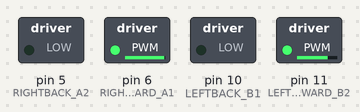
Bench run of a sketch on a simulated Arduino Uno, built with avr-gcc and run on an emulated ATmega328P. Parts: switched loads named in the sketch (green lamp = pin HIGH).

Above: at 0.05 s.
At 8.15 s:
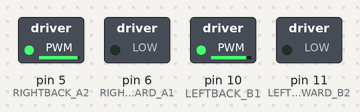
At 12.25 s:
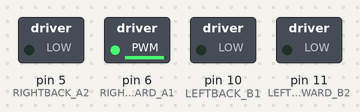
At 14.45 s:
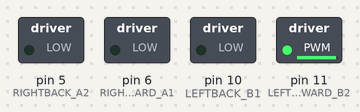
At 16.25 s:
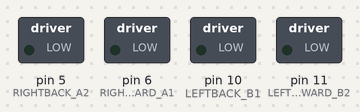
Timing chart, 0 to 21.2 s (numbered marks = the images above):
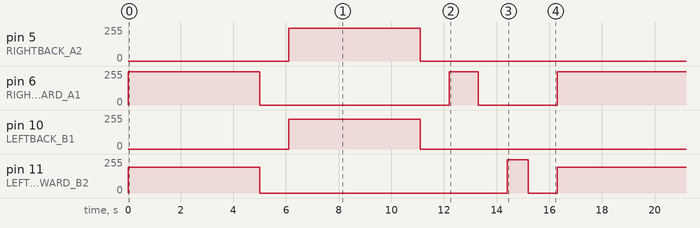

The sketch:

moving_function2.ino
```cpp
const int RIGHTFORWARD_A1 = 6;  // right forward
const int RIGHTBACK_A2 = 5;  // right back
const int LEFTBACK_B1 = 10; // left back
const int LEFTFORWARD_B2 = 11;  //left forward

void MoveForward();     // Move forwards
void MoveBackward();    // Move backwards
void TurnL();           // Turn on its axis 90 degrees Left
void TurnR();           // Turn on its axis 90 degrees Right
void stop();            // Stops  all the wheels


void setup() {
  pinMode(RIGHTFORWARD_A1, OUTPUT);
  pinMode(RIGHTBACK_A2, OUTPUT);
  pinMode(LEFTBACK_B1, OUTPUT);
  pinMode(LEFTFORWARD_B2, OUTPUT);
}


void loop() {
  MoveForward();
  stop();
  MoveBackward();
  stop();
  TurnL();
  stop();
  TurnR();
  stop();
}

void MoveForward(){
  analogWrite(RIGHTFORWARD_A1, 250); //right forward
  analogWrite(RIGHTBACK_A2, 0); //right back
  analogWrite(LEFTBACK_B1, 0); //left back
  analogWrite(LEFTFORWARD_B2, 195); //left forward

  unsigned long stopStartTime = millis();
  while (millis() - stopStartTime < 5000){
  }
}

void MoveBackward(){
  analogWrite(RIGHTFORWARD_A1, 0);
  analogWrite(RIGHTBACK_A2, 245);
  analogWrite(LEFTBACK_B1, 225);
  analogWrite(LEFTFORWARD_B2, 0);

  unsigned long stopStartTime = millis();
  while (millis() - stopStartTime < 5000){
  }

}


void TurnL(){
  analogWrite(RIGHTFORWARD_A1, 250);
  analogWrite(RIGHTBACK_A2, 0);
  analogWrite(LEFTBACK_B1, 0);
  analogWrite(LEFTFORWARD_B2, 0);

  unsigned long stopStartTime = millis();
  while (millis() - stopStartTime < 1100){
 }

}

void TurnR(){
  analogWrite(RIGHTFORWARD_A1, 0);
  analogWrite(RIGHTBACK_A2, 0);
  analogWrite(LEFTBACK_B1, 0);
  analogWrite(LEFTFORWARD_B2, 250);


  unsigned long stopStartTime = millis();
  while (millis() - stopStartTime < 800){


  }

}

void stop(){
  analogWrite(RIGHTFORWARD_A1, 0);
  analogWrite(RIGHTBACK_A2, 0);
  analogWrite(LEFTBACK_B1, 0);
  analogWrite(LEFTFORWARD_B2, 0);

  unsigned long stopStartTime = millis();
  while (millis() - stopStartTime < 1100){
  }

}
```

Measured:
- by itself, pin 5 (RIGHTBACK_A2): alternates 245/255 for 5.0 s and 0/255 for 11.3 s
- by itself, pin 6 (RIGHTFORWARD_A1): repeats every 16.3 s: 0/255 7.2 s, 250/255 1.1 s, 0/255 3.0 s, 250/255 5.0 s
- by itself, pin 10 (LEFTBACK_B1): alternates 225/255 for 5.0 s and 0/255 for 11.3 s
- by itself, pin 11 (LEFTFORWARD_B2): repeats every 16.3 s: 0/255 9.4 s, 250/255 0.80 s, 0/255 1.1 s, 195/255 5.0 s
